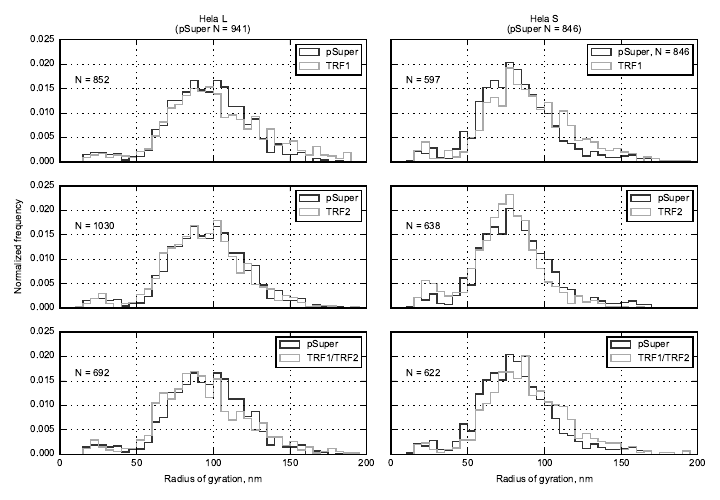

Generate this figure with Python:
"""Code for generating Fig. 3C -- Distribution of gyration radii for
Hela L and Hela S cells in the TRF1, TRF2, and TRF1/TRF2 KD
experiments.

See
https://bespokeblog.wordpress.com/2011/07/11/basic-data-plotting-with-matplotlib-part-3-histograms/

"""

import numpy as np
import matplotlib.pyplot as plt
import matplotlib.font_manager as font_manager
from matplotlib import rcParams

fontpath = '/usr/share/fonts/truetype/msttcorefonts/Arial.ttf'
prop = font_manager.FontProperties(fname = fontpath)
rcParams['font.family'] = prop.get_name()
rcParams.update({'font.size' : 7})
rcParams.update({'legend.fontsize' : 7})
rcParams.update({'axes.titlesize' : 7})

pSupL = np.loadtxt('figure_data/Pooled_pSuper_L_dataset_RgTrans')
TRF1L = np.loadtxt('figure_data/Pooled_TRF1_L_dataset_RgTrans')
TRF2L = np.loadtxt('figure_data/Pooled_TRF2_L_dataset_RgTrans')
TRF1TRF2L = np.loadtxt('figure_data/Pooled_TRF1_TRF2_L_dataset_RgTrans')

pSupS = np.loadtxt('figure_data/Pooled_pSuper_S_dataset_RgTrans')
TRF1S = np.loadtxt('figure_data/Pooled_TRF1_S_dataset_RgTrans')
TRF2S = np.loadtxt('figure_data/Pooled_TRF2_S_dataset_RgTrans')
TRF1TRF2S = np.loadtxt('figure_data/Pooled_TRF1_TRF2_S_dataset_RgTrans')

myBins = np.arange(10, 200, 5)
fig, ((ax1, ax2), (ax3, ax4), (ax5, ax6)) = plt.subplots(3, 2, sharex = True, sharey = True, figsize = (7.2 , 5), dpi = 300)

# Hela L TRF1
ax1.hist(pSupL,
         bins = myBins,
         histtype = 'step',
         color = '#333333',
         label = 'pSuper',
         normed = True)
ax1.hist(TRF1L,
         bins = myBins,
         histtype = 'step',
         color = '#AAAAAA',
         label = 'TRF1',
         normed = True)
ax1.grid(True)
ax1.legend()
ax1.set_title('Hela L\n(pSuper N = %d)' %len(pSupL))
ax1.set_ylim(0, 0.025)
ax1.annotate('N = %d' % len(TRF1L), xy = (10, 0.016), xytext = (10, 0.016))

# Hela S TRF1
ax2.hist(pSupS,
         bins = myBins,
         histtype = 'step',
         color = '#333333',
         label = 'pSuper, N = %d' % len(pSupS),
         normed = True)
ax2.hist(TRF1S,
         bins = myBins,
         histtype = 'step',
         color = '#AAAAAA',
         label = 'TRF1',
         normed = True)
ax2.grid(True)
ax2.legend()
ax2.set_title('Hela S\n(pSuper N = %d)' %len(pSupS))
ax2.set_ylim(0, 0.025)
ax2.annotate('N = %d' % len(TRF1S), xy = (10, 0.016), xytext = (10, 0.016))

# Hela L TRF2
ax3.hist(pSupL,
         bins = myBins,
         histtype = 'step',
         color = '#333333',
         label = 'pSuper',
         normed = True)
ax3.hist(TRF2L,
         bins = myBins,
         histtype = 'step',
         color = '#AAAAAA',
         label = 'TRF2',
         normed = True)
ax3.grid(True)
ax3.legend()
ax3.set_ylim(0, 0.025)
ax3.set_ylabel('Normalized frequency')
ax3.annotate('N = %d' % len(TRF2L), xy = (10, 0.016), xytext = (10, 0.016))

# Hela S TRF2
ax4.hist(pSupS,
         bins = myBins,
         histtype = 'step',
         color = '#333333',
         label = 'pSuper',
         normed = True)
ax4.hist(TRF2S,
         bins = myBins,
         histtype = 'step',
         color = '#AAAAAA',
         label = 'TRF2',
         normed = True)
ax4.grid(True)
ax4.legend()
ax4.set_ylim(0, 0.025)
ax4.annotate('N = %d' % len(TRF2S), xy = (10, 0.016), xytext = (10, 0.016))

# Hela L TRF1/TRF2
ax5.hist(pSupL,
         bins = myBins,
         histtype = 'step',
         color = '#333333',
         label = 'pSuper',
         normed = True)
ax5.hist(TRF1TRF2L,
         bins = myBins,
         histtype = 'step',
         color = '#AAAAAA',
         label = 'TRF1/TRF2',
         normed = True)
ax5.grid(True)
ax5.legend()
ax5.set_ylim(0, 0.025)
ax5.set_xlabel('Radius of gyration, nm')
ax5.annotate('N = %d' % len(TRF1TRF2L), xy = (10, 0.016), xytext = (10, 0.016))

# Hela S TRF1/TRF2
ax6.hist(pSupS,
         bins = myBins,
         histtype = 'step',
         color = '#333333',
         label = 'pSuper',
         normed = True)
ax6.hist(TRF1TRF2S,
         bins = myBins,
         histtype = 'step',
         color = '#AAAAAA',
         label = 'TRF1/TRF2',
         normed = True)
ax6.grid(True)
ax6.legend()
ax6.set_ylim(0, 0.025)
ax6.set_xlabel('Radius of gyration, nm')
ax6.annotate('N = %d' % len(TRF1TRF2S), xy = (10, 0.016), xytext = (10, 0.016))

fig.tight_layout(pad = 1.5)

plt.savefig('fig3c.png')
plt.close()
